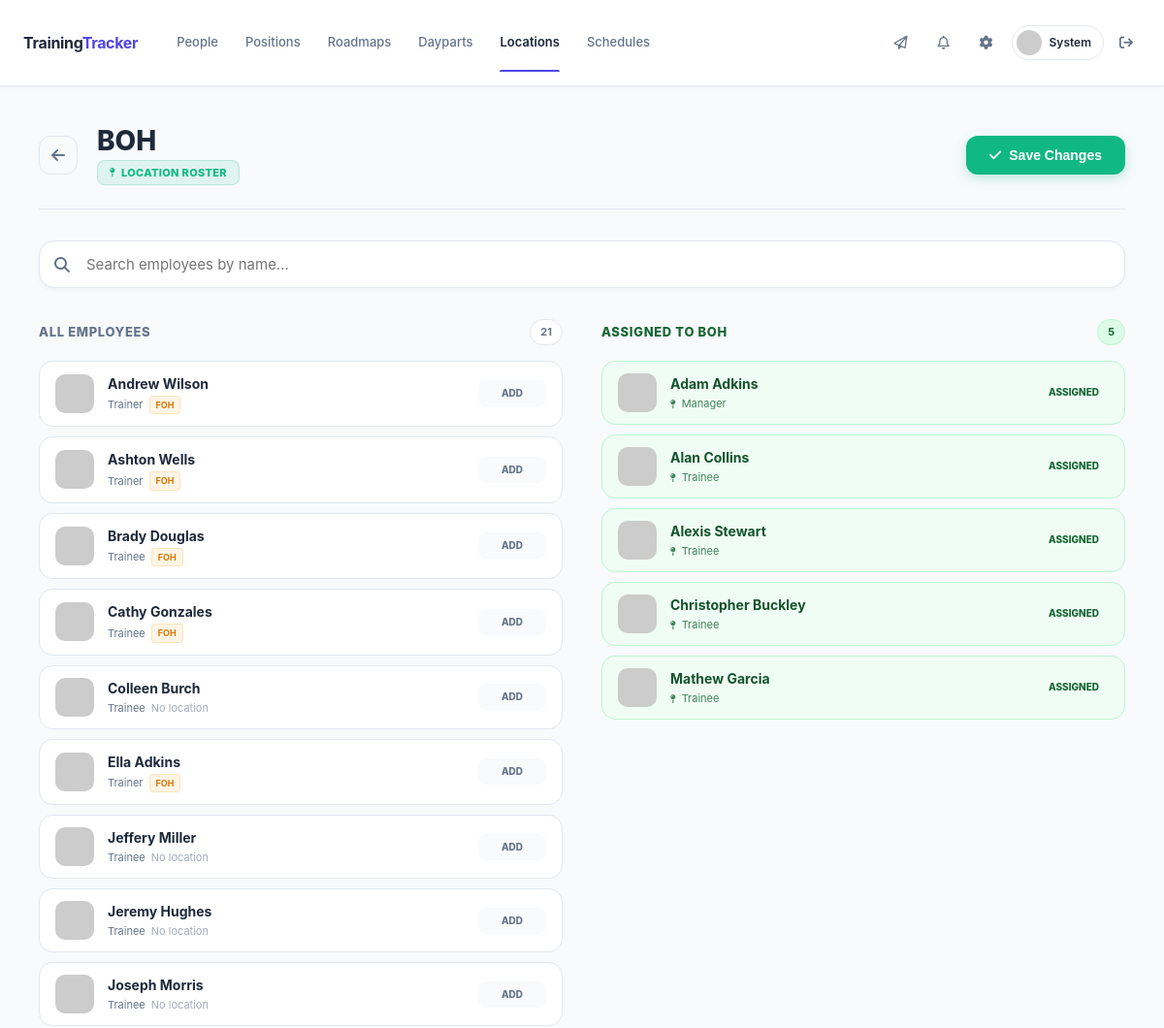
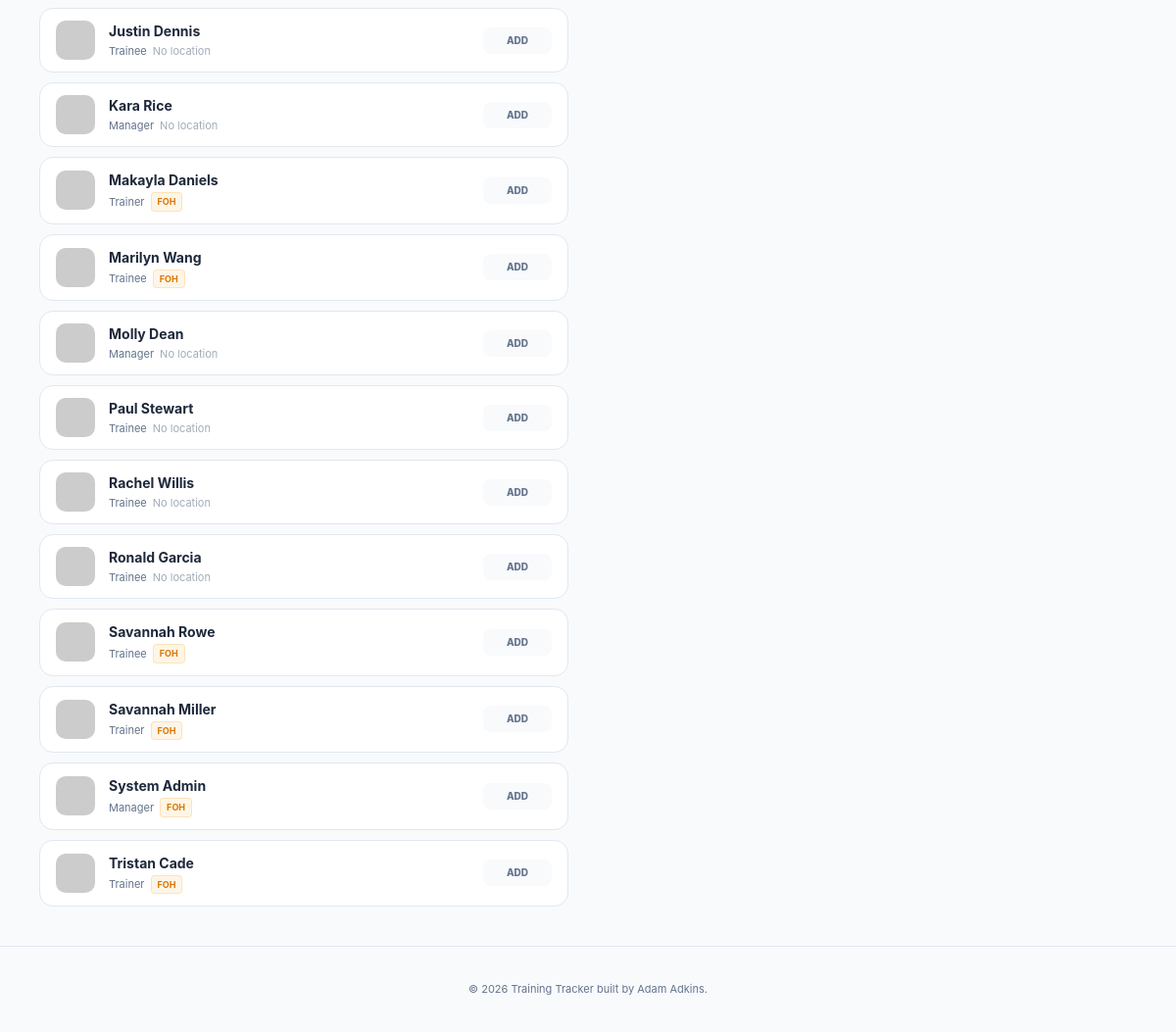
The app's page /manager/locations/2/roster (signed in) with its own data (2 pictures, top to bottom).
### app/models.py (models this page shows, shortened)
class Employee(db.Model):
    __tablename__ = "employees"
    id = db.Column(db.Integer, primary_key=True)
    first_name = db.Column(db.String(80), nullable=False)
    last_name = db.Column(db.String(80), nullable=False)
    role = db.Column(db.String(20), nullable=False, default="trainee")
    status = db.Column(db.String(20), nullable=False, default="active")
    start_date = db.Column(db.Date, nullable=True)
    location_id = db.Column(db.Integer, db.ForeignKey("locations.id"), nullable=True)
    graduated_at = db.Column(db.DateTime, nullable=True)  # When manager marked trainee as graduated (offboarding)
    current_roadmap_id = db.Column(db.Integer, db.ForeignKey("training_roadmaps.id"), nullable=True)
    created_at = db.Column(db.DateTime, default=lambda: datetime.now(timezone.utc), nullable=False)
    active_roadmap = db.relationship("TrainingRoadmap", foreign_keys=[current_roadmap_id], backref="trainees")
    locations = db.relationship(
        "Location",
        secondary=employee_locations,
        backref=db.backref("roster_employees", lazy="dynamic"),
        lazy="dynamic",
    )
    def avatar(self, size=128):
        email = self.user_account.email.lower().encode('utf-8') if self.user_account else b"none"
        digest = hashlib.md5(email).hexdigest()
        return f'https://www.gravatar.com/avatar/{digest}?d=identicon&s={size}'

class Location(db.Model):
    __tablename__ = "locations"
    id = db.Column(db.Integer, primary_key=True)
    name = db.Column(db.String(80), nullable=False)
    description = db.Column(db.String(255), nullable=True)
    created_at = db.Column(db.DateTime, default=lambda: datetime.now(timezone.utc), nullable=False)
    employees = db.relationship("Employee", backref="location", lazy="dynamic")

### app/routes/manager.py (the view, shortened to what this page needs)
@manager_bp.route("/locations/<int:location_id>/roster", methods=['GET', 'POST'])
@manager_required
def location_roster(location_id):
    loc = Location.query.get_or_404(location_id)
    subq = db.session.query(employee_locations.c.employee_id).filter(employee_locations.c.location_id == loc.id)
    assigned = Employee.query.filter(
        Employee.status == 'active',
        db.or_(Employee.location_id == loc.id, Employee.id.in_(subq)),
    ).order_by(Employee.first_name).all()
    assigned_ids = {e.id for e in assigned}
    available_q = Employee.query.filter(Employee.status == 'active')
    if assigned_ids:
        available_q = available_q.filter(~Employee.id.in_(assigned_ids))
    available = available_q.order_by(Employee.first_name).all()
    return render_template("location_roster.html", location=loc, assigned=assigned, available=available)

### app/routes/helpers.py (called while the page is built)
def manager_required(f):
    @wraps(f)
    def wrapped(*args, **kwargs):
        if not current_user.is_authenticated or current_user.role != 'manager':
            abort(403)
        return f(*args, **kwargs)
    return wrapped

### app/routes/messages.py (called while the page is built)
@messages_bp.before_app_request
def load_system_settings():
    flask.g.system_settings = SystemSettings.query.first()

### app/templates/location_roster.html (shortened to what this page needs)
{% extends "base.html" %}
{% block content %}
<div class="roster-wrapper">
    <div class="roster-container">
        <div class="roster-header">
            <div class="header-left">
                <a href="{{ url_for('manager.locations_list') }}" class="btn-back" onclick="if (window.history.length > 1) { event.preventDefault(); history.back(); }">
                    <i class="fa-solid fa-arrow-left"></i>
                </a>
                <div>
                    <h1 class="roster-title">{{ location.name }}</h1>
                    <p class="roster-subtitle">
                        <span class="location-badge"><i class="fa-solid fa-map-pin" style="font-size: 9px;"></i> Location Roster</span>
                    </p>
                </div>
            </div>
            <div class="header-actions">
                <button type="submit" form="roster-form" class="btn-save">
                    <i class="fa-solid fa-check"></i> Save Changes
                </button>
            </div>
        </div>
        <div class="search-container">
            <input type="text" id="rosterSearch" class="search-input" placeholder="Search employees by name...">
        </div>
        <form method="POST" id="roster-form">
            <div class="roster-grid">
                <div>
                    <div class="column-header">
                        <h2 class="col-title">All Employees</h2>
                        <span class="col-count" id="count-avail">{{ available|length }}</span>
                    </div>
                    <div class="emp-list" id="list-avail">
                        {% for emp in available %}
                        <div class="emp-card search-item" data-emp-id="{{ emp.id }}" data-origin="available" onclick="moveCard(this)">
                            <img src="{{ emp.avatar(50) }}" class="emp-avatar" alt="">
                            <div class="emp-info">
                                <div class="emp-name search-target">{{ emp.first_name }} {{ emp.last_name }}</div>
                                <div class="emp-sub">
                                    <span style="text-transform: capitalize;">{{ emp.role }}</span>
                                    {% if emp.location and emp.location_id != location.id %}
                                        <span class="current-loc-pill">{{ emp.location.name }}</span>
                                    {% elif not emp.location_id %}
                                        <span style="opacity: 0.6;">No location</span>
                                    {% endif %}
                                </div>
                            </div>
                            <span class="action-tag"><span class="tag-default">Add</span><span class="tag-hover">Add</span></span>
                        </div>
                        {% endfor %}
                    </div>
                </div>
                <div>
                    <div class="column-header" style="border-color: #bbf7d0;">
                        <h2 class="col-title" style="color: #166534;">Assigned to {{ location.name }}</h2>
                        <span class="col-count" id="count-assign" style="color: #166534; background: #dcfce7; border-color: #bbf7d0;">{{ assigned|length }}</span>
                    </div>
                    <div class="emp-list" id="list-assign">
                        {% for emp in assigned %}
                        <div class="emp-card in-assigned search-item" data-emp-id="{{ emp.id }}" data-origin="assigned" onclick="moveCard(this)">
                            <img src="{{ emp.avatar(50) }}" class="emp-avatar" alt="">
                            <div class="emp-info">
                                <div class="emp-name search-target">{{ emp.first_name }} {{ emp.last_name }}</div>
                                <div class="emp-sub">
                                    <i class="fa-solid fa-map-pin" style="font-size: 9px;"></i>
                                    <span style="text-transform: capitalize;">{{ emp.role }}</span>
                                </div>
                            </div>
                            <span class="action-tag"><span class="tag-default">Assigned</span><span class="tag-hover">Remove</span></span>
                        </div>
                        {% endfor %}
                    </div>
                </div>
            </div>
        </form>
    </div>
</div>
{% endblock %}

### app/templates/base.html (shortened to what this page needs)
<!DOCTYPE html>
<html lang="en">
<head>
    <link rel="stylesheet" href="{{ url_for('static', filename='style.css') }}">
    <link rel="stylesheet" href="https://cdnjs.cloudflare.com/ajax/libs/font-awesome/6.4.0/css/all.min.css">
</head>
<body class="{% block body_class %}{% endblock %}">
<header class="main-header">
    <div class="container nav-split">
        <div class="nav-group">
            <a href="{{ url_for('manager.dashboard') if current_user.is_authenticated and current_user.role == 'manager' else url_for('employee.dashboard') }}" class="brand-logo">
                <span>Training<b>Tracker</b></span>
            </a>
            <div class="nav-content" id="navContent">
                {% if current_user.is_authenticated %}
                <nav class="nav-links">
                    {% if current_user.role == 'manager' %}
                    <a href="{{ url_for('manager.employees_list') }}" data-tutorial="staff" class="{{ 'active' if 'employee' in request.endpoint else '' }}">People</a>
                    <a href="{{ url_for('manager.positions_list') }}" data-tutorial="positions" class="{{ 'active' if 'position' in request.endpoint else '' }}">Positions</a>
                    <a href="{{ url_for('manager.roadmaps_list') }}" data-tutorial="roadmaps" class="{{ 'active' if 'roadmap' in request.endpoint and request.endpoint not in ['manager.roadmap_smart_builder', 'manager.smart_builder_build'] else '' }}">Roadmaps</a>
                    <a href="{{ url_for('manager.dayparts_list') }}" data-tutorial="dayparts" class="{{ 'active' if 'daypart' in request.endpoint else '' }}">Dayparts</a>
                    <a href="{{ url_for('manager.locations_list') }}" data-tutorial="locations" class="{{ 'active' if 'location' in request.endpoint else '' }}">Locations</a>
                    <a href="{{ url_for('manager.schedules_list') }}" data-tutorial="schedule" class="{{ 'active' if 'schedule' in request.endpoint or request.endpoint in ['manager.roadmap_smart_builder', 'manager.smart_builder_build'] else '' }}">Schedules</a>
                    {% endif %}
                </nav>
                <div class="nav-actions">
                    <div class="user-profile">
                        {% if g.system_settings and not g.system_settings.dm_enabled %}
                        <div class="notif-btn disabled" title="Messaging Disabled"><i class="fa-regular fa-paper-plane"></i></div>
                        {% else %}
                        <a href="{{ url_for('messages.inbox') }}" data-tutorial="messages" class="notif-btn {{ 'active' if 'messages' in request.endpoint else '' }}">
                            <i class="fa-regular fa-paper-plane"></i>
                        </a>
                        {% endif %}
                        <a href="{{ url_for('employee.notifications') }}" data-tutorial="notifications" class="notif-btn {{ 'active' if 'notification' in request.endpoint else '' }}">
                            <i class="fa-regular fa-bell"></i>
                        </a>
                        <a href="{{ url_for('manager.settings') }}" data-tutorial="settings" class="notif-btn {{ 'active' if 'settings' in request.endpoint else '' }}">
                            <i class="fa-solid fa-gear"></i>
                        </a>
                        <a href="{{ url_for('manager.employee_detail', employee_id=current_user.employee_id, back=request.path) }}" class="profile-pill-link">
                            <div class="pill-container">
                                <img src="{{ current_user.employee.avatar(26) }}" class="nav-avatar">
                                <span class="user-name-nav">{{ current_user.employee.first_name }}</span>
                            </div>
                        </a>
                        <a href="{{ url_for('auth.logout') }}" class="btn-logout-icon" title="Sign Out">
                            <i class="fa-solid fa-arrow-right-from-bracket"></i>
                        </a>
                    </div>
                </div>
                {% endif %}
            </div>
        </div>
    </div>
</header>
<main class="container py-xl fade-in-up">
    {% block content %}{% endblock %}
</main>
<footer class="site-footer">
    <p>&copy; 2026 Training Tracker built by Adam Adkins.</p>
</footer>
</body>
</html>

### app/static/style.css (style rules this page uses)
:root { --primary: #2563eb; --primary-hover: #1d4ed8; --bg: #eff2f6; --text: #1e293b; --text-muted: #64748b; --border: #cbd5e1; --white: #ffffff; --danger: #ef4444; --success: #16a34a; --warning: #f59e0b; }
* { box-sizing: border-box; }
body { background-color: var(--bg); color: var(--text); font-family: 'Inter', -apple-system, BlinkMacSystemFont, "Segoe UI", Roboto, Helvetica, Arial, sans-serif; margin: 0; padding: 0; line-height: 1.5; -webkit-font-smoothing: antialiased; }
a { color: var(--primary); text-decoration: none; }
.container { max-width: 1200px; margin: 0 auto; padding: 0 24px; }
.py-xl { padding-top: 40px; padding-bottom: 40px; }
.main-header { background: var(--white); border-bottom: 1px solid var(--border); padding: 12px 0; position: sticky; top: 0; z-index: 100; box-shadow: 0 1px 2px 0 rgba(0, 0, 0, 0.05); }
.nav-split { display: flex; justify-content: space-between; align-items: center; gap: 16px; }
.nav-group { display: flex; align-items: center; gap: 40px; flex: 1; }
.brand-logo { display: flex; align-items: center; gap: 10px; text-decoration: none; color: var(--text); font-size: 20px; font-weight: 700; }
.brand-logo b { color: var(--primary); }
.nav-content { display: flex; justify-content: space-between; align-items: center; width: 100%; }
.nav-links { display: flex; align-items: center; gap: 24px; }
.nav-links a { color: var(--text-muted); font-weight: 500; font-size: 14px; transition: color 0.2s; text-decoration: none; white-space: nowrap; }
.nav-actions { display: flex; align-items: center; gap: 16px; }
.user-profile { display: flex; align-items: center; gap: 16px; }
.btn-logout-icon { border: none; background: transparent; color: #64748b; font-size: 20px; padding: 0 8px; cursor: pointer; text-decoration: none; display: flex; align-items: center; gap: 8px; }
.notif-btn { font-size: 18px; color: var(--text-muted); position: relative; width: 32px; height: 32px; display: flex; align-items: center; justify-content: center; border-radius: 8px; transition: background 0.2s; }
.pill-container { display: flex; align-items: center; gap: 10px; padding: 4px 12px 4px 6px; background: #f8fafc; border-radius: 20px; border: 1px solid var(--border); }
.nav-avatar { border-radius: 50%; width: 28px; height: 28px; object-fit: cover; }
input, select, textarea { width: 100%; padding: 10px 12px; border: 1px solid var(--border); border-radius: 8px; font-size: 16px; background: var(--white); color: var(--text); transition: border-color 0.2s; font-family: inherit; }
.profile-pill-link { text-decoration: none; transition: all 0.2s ease; }
.profile-pill-link .pill-container { transition: all 0.2s ease; }

### records on screen
Employee: employee.first_name "System", first_name "System", last_name "Admin", role "Manager", location.name "FOH"
Location: name "BOH"
Employee: first_name "Andrew", last_name "Wilson", role "Trainer", location.name "FOH"
Employee: first_name "Ashton", last_name "Wells", role "Trainer", location.name "FOH"
Employee: first_name "Brady", last_name "Douglas", role "Trainee", location.name "FOH"
Employee: first_name "Cathy", last_name "Gonzales", role "Trainee", location.name "FOH"
Employee: first_name "Colleen", last_name "Burch", role "Trainee", shows "No location"
Employee: first_name "Ella", last_name "Adkins", role "Trainer", location.name "FOH"
Employee: first_name "Jeffery", last_name "Miller", role "Trainee", shows "No location"
Employee: first_name "Jeremy", last_name "Hughes", role "Trainee", shows "No location"
Employee: first_name "Joseph", last_name "Morris", role "Trainee", shows "No location"
Employee: first_name "Justin", last_name "Dennis", role "Trainee", shows "No location"
Employee: first_name "Kara", last_name "Rice", role "Manager", shows "No location"
Employee: first_name "Makayla", last_name "Daniels", role "Trainer", location.name "FOH"
Employee: first_name "Marilyn", last_name "Wang", role "Trainee", location.name "FOH"
Employee: first_name "Molly", last_name "Dean", role "Manager", shows "No location"
Employee: first_name "Paul", last_name "Stewart", role "Trainee", shows "No location"
Employee: first_name "Rachel", last_name "Willis", role "Trainee", shows "No location"
Employee: first_name "Ronald", last_name "Garcia", role "Trainee", shows "No location"
Employee: first_name "Savannah", last_name "Rowe", role "Trainee", location.name "FOH"
Employee: first_name "Savannah", last_name "Miller", role "Trainer", location.name "FOH"
Employee: first_name "Tristan", last_name "Cade", role "Trainer", location.name "FOH"
Employee: first_name "Adam", last_name "Adkins", role "Manager"
Employee: first_name "Alan", last_name "Collins", role "Trainee"
Employee: first_name "Alexis", last_name "Stewart", role "Trainee"
Employee: first_name "Christopher", last_name "Buckley", role "Trainee"
Employee: first_name "Mathew", last_name "Garcia", role "Trainee"

### other values on screen
{{ available|length }} "21"
{{ assigned|length }} "5"
